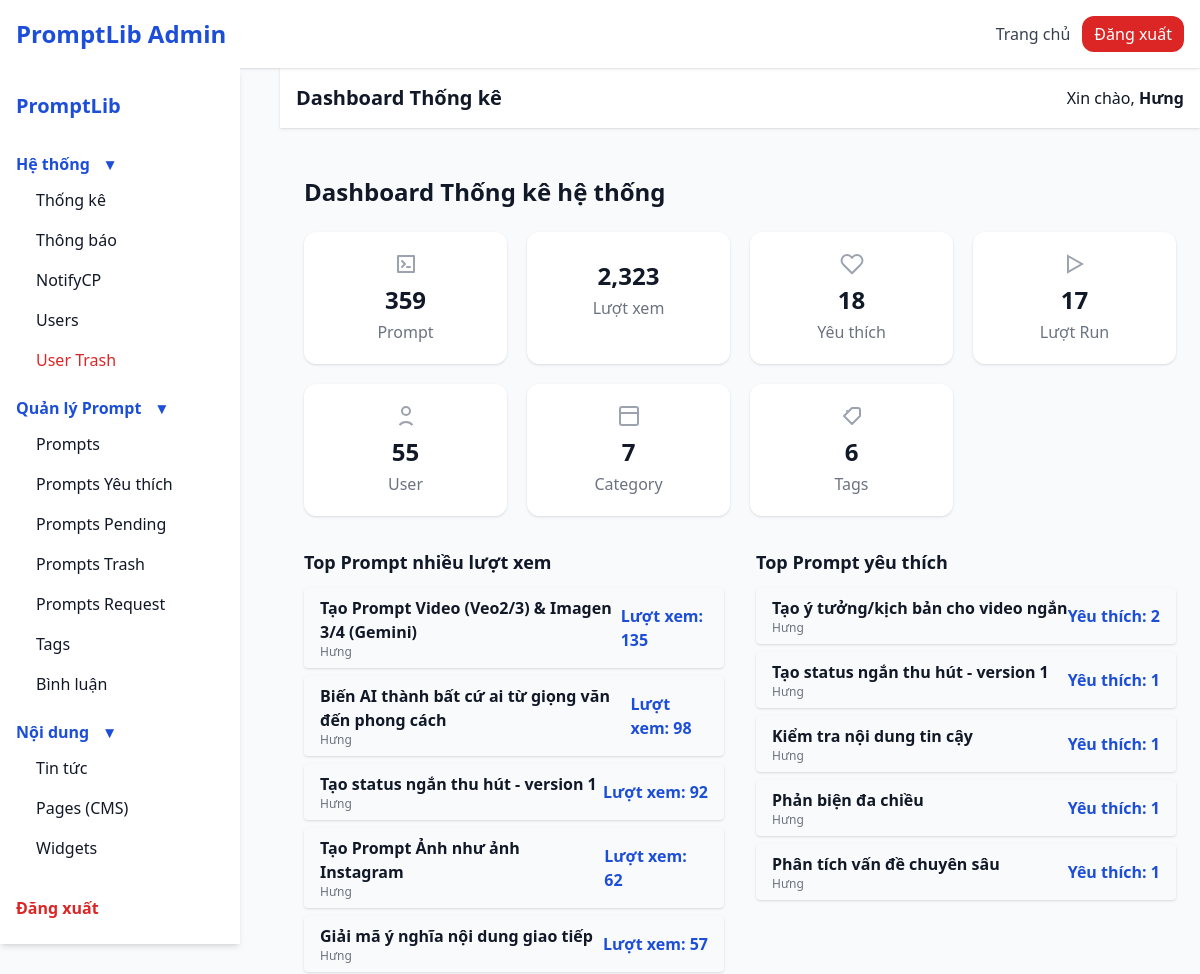
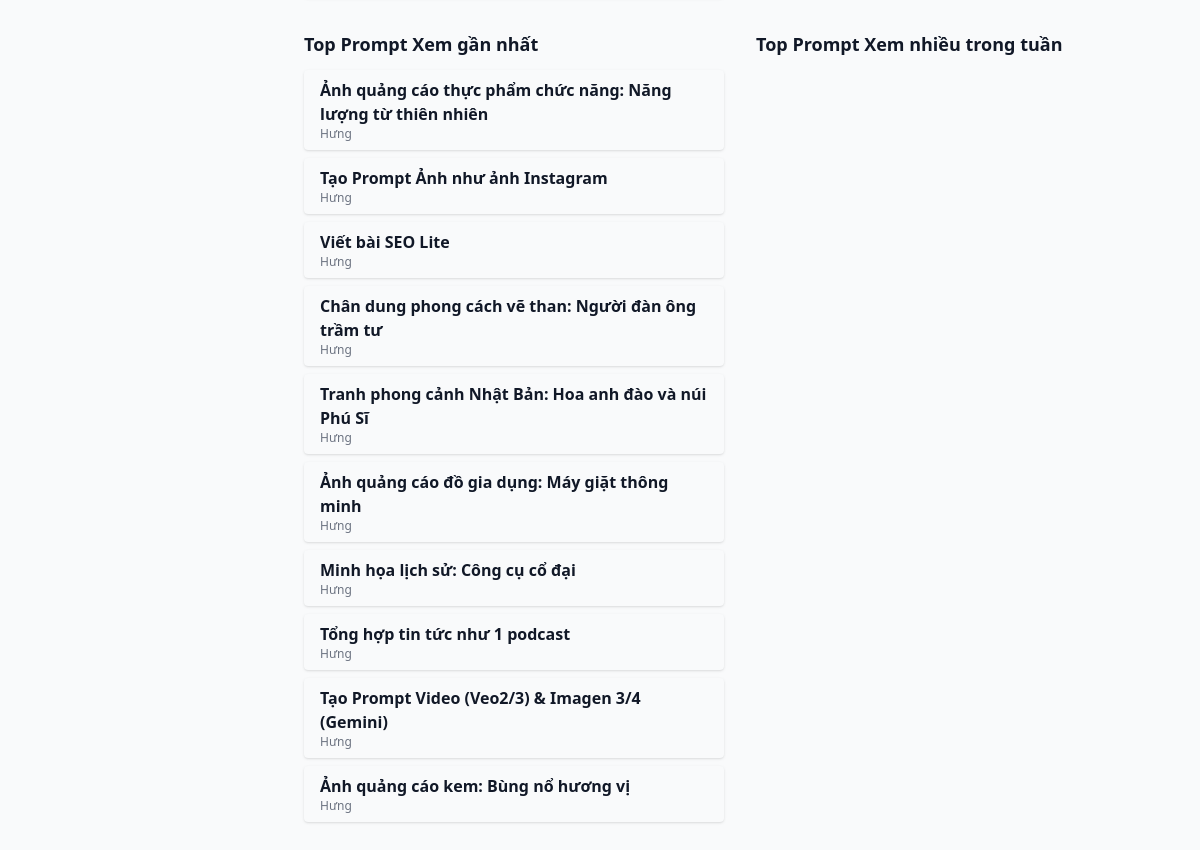
Page /admin/dashboard.php (signed in) on the committed database (2 pictures, top to bottom).
### tables this page shows
CREATE TABLE `prompts` (
  `id` int(11) NOT NULL,
  `title` varchar(255) DEFAULT NULL,
  `description` mediumtext DEFAULT NULL,
  `content` longtext DEFAULT NULL,
  `author_id` int(11) DEFAULT NULL,
  `category_id` int(11) DEFAULT NULL,
  `console_enabled` tinyint(1) DEFAULT 1,
  `premium` tinyint(1) DEFAULT 0,
  `is_deleted` tinyint(1) DEFAULT 0,
  `deleted_at` datetime DEFAULT NULL,
  `created_at` datetime DEFAULT NULL,
  `updated_at` datetime DEFAULT NULL,
  `view_count` int(11) DEFAULT 0,
  `console_count` int(10) UNSIGNED NOT NULL DEFAULT 0,
  `favorite_count` int(10) UNSIGNED NOT NULL DEFAULT 0,
  `is_active` tinyint(1) DEFAULT 1,
  `is_approved` tinyint(1) DEFAULT 0,
  `is_locked` tinyint(1) NOT NULL DEFAULT 0
);

CREATE TABLE `users` (
  `id` int(11) NOT NULL,
  `email` varchar(100) DEFAULT NULL,
  `password` varchar(255) DEFAULT NULL,
  `name` varchar(100) DEFAULT NULL,
  `role` enum('root','admin','premium','user') DEFAULT 'user',
  `premium_expire` datetime DEFAULT NULL,
  `is_active` tinyint(1) DEFAULT 1,
  `created_at` datetime DEFAULT NULL,
  `last_login` datetime DEFAULT NULL,
  `is_deleted` tinyint(1) DEFAULT 0,
  `deleted_at` datetime DEFAULT NULL,
  `api_gpt_key` varchar(255) DEFAULT NULL,
  `api_gemini_key` varchar(255) DEFAULT NULL
);

### components/top_prompt.php (the view)
<?php
if (!function_exists('top_prompt')) {
function top_prompt($prompts, $field, $label) {
    echo "<div class='flex flex-col gap-2'>";
    foreach ($prompts as $pr) {
        echo "<div class='bg-gray-50 rounded shadow px-4 py-2 flex justify-between items-center hover:bg-blue-50'>";
        echo "<div>
            <div class='font-semibold text-base'>".htmlspecialchars($pr['title'])."</div>
            <div class='text-xs text-gray-500'>".htmlspecialchars($pr['author_name'] ?? '')."</div>
        </div>";
        echo "<div class='font-bold text-blue-700'>$label: ".number_format($pr[$field])."</div>";
        echo "</div>";
    }
    echo "</div>";
}
}
?>

### components/top_lastprompt.php
<?php
if (!function_exists('top_lastprompt')) {
function top_lastprompt($prompts, $field, $label) {
    echo "<div class='flex flex-col gap-2'>";
    foreach ($prompts as $pr) {
        echo "<div class='bg-gray-50 rounded shadow px-4 py-2 flex justify-between items-center hover:bg-blue-50'>";
        echo "<div>
            <div class='font-semibold text-base'>".htmlspecialchars($pr['title'])."</div>
            <div class='text-xs text-gray-500'>".htmlspecialchars($pr['author_name'] ?? '')."</div>
        </div>";
        echo "</div>";
    }
    echo "</div>";
}
}
?>

### rows in the picture
prompts: title "Tạo Prompt Video (Veo2/3) & Imagen 3/4 (Gemini)", author.name "Hưng", label "Lượt xem", view_count "135"
prompts: title "Biến AI thành bất cứ ai từ giọng văn đến phong cách", author.name "Hưng", label "Lượt xem", view_count "98"
prompts: title "Tạo status ngắn thu hút - version 1", author.name "Hưng", label "Lượt xem", view_count "92", label "Yêu thích", field "1"
prompts: title "Tạo Prompt Ảnh như ảnh Instagram", author.name "Hưng", label "Lượt xem", view_count "62"
prompts: title "Giải mã ý nghĩa nội dung giao tiếp", author.name "Hưng", label "Lượt xem", view_count "57"
prompts: title "Tạo ý tưởng/kịch bản cho video ngắn", author.name "Hưng", label "Yêu thích", field "2"
prompts: title "Kiểm tra nội dung tin cậy", author.name "Hưng", label "Yêu thích", field "1"
prompts: title "Phản biện đa chiều", author.name "Hưng", label "Yêu thích", field "1"
prompts: title "Phân tích vấn đề chuyên sâu", author.name "Hưng", label "Yêu thích", field "1"
prompts: title "Ảnh quảng cáo thực phẩm chức năng: Năng lượng từ thiên nhiên", author.name "Hưng"
prompts: title "Viết bài SEO Lite", author.name "Hưng"
prompts: title "Chân dung phong cách vẽ than: Người đàn ông trầm tư", author.name "Hưng"
prompts: title "Tranh phong cảnh Nhật Bản: Hoa anh đào và núi Phú Sĩ", author.name "Hưng"
prompts: title "Ảnh quảng cáo đồ gia dụng: Máy giặt thông minh", author.name "Hưng"
prompts: title "Minh họa lịch sử: Công cụ cổ đại", author.name "Hưng"
prompts: title "Tổng hợp tin tức như 1 podcast", author.name "Hưng"
prompts: title "Ảnh quảng cáo kem: Bùng nổ hương vị", author.name "Hưng"

### other values in the picture
$group "Hệ thống"
$item['label'] "Thống kê"
$item['label'] "Thông báo"
$item['label'] "NotifyCP"
$item['label'] "Users"
$item['label'] "User Trash"
$group "Quản lý Prompt"
$item['label'] "Prompts"
$item['label'] "Prompts Yêu thích"
$item['label'] "Prompts Pending"
$item['label'] "Prompts Trash"
$item['label'] "Prompts Request"
$item['label'] "Tags"
$item['label'] "Bình luận"
$group "Nội dung"
